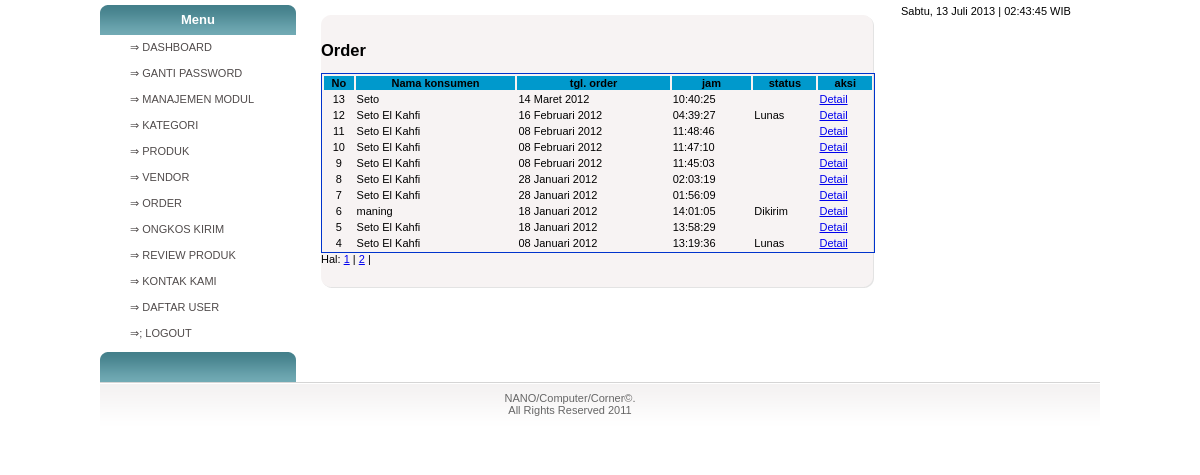
The app's page /admin/media.php?module=order (signed in) with its own data.
### tables this page shows
CREATE TABLE IF NOT EXISTS `modul` (
  `id_modul` int(5) NOT NULL AUTO_INCREMENT,
  `nama_modul` varchar(50) NOT NULL,
  `link` varchar(100) NOT NULL,
  `status` enum('user','admin') NOT NULL,
  `aktif` enum('Y','N') NOT NULL,
  `urutan` int(5) NOT NULL,
  PRIMARY KEY (`id_modul`)
);

CREATE TABLE IF NOT EXISTS `orders` (
  `id_orders` int(5) NOT NULL AUTO_INCREMENT,
  `nama_customer` varchar(50) NOT NULL,
  `alamat_lengkap` varchar(100) NOT NULL,
  `telpon` varchar(50) NOT NULL,
  `email` varchar(50) NOT NULL,
  `status_order` char(50) NOT NULL,
  `jam_order` time NOT NULL,
  `tgl_order` date NOT NULL,
  `id_kota` int(4) NOT NULL,
  PRIMARY KEY (`id_orders`)
);

### config/fungsi_indotgl.php (called while the page is built, shortened)
<?php
	function tgl_indo($tgl){
			$tanggal = substr($tgl,8,2);
			$bulan = getBulan(substr($tgl,5,2));
			$tahun = substr($tgl,0,4);
			return $tanggal.' '.$bulan.' '.$tahun;
	}
	function getBulan($bln){
				switch ($bln){
					case 1:
						return "Januari";
						break;
					case 2:
						return "Februari";
						break;
					case 3:
						return "Maret";
						break;
					case 7:
						return "Juli";
						break;
				}
			}
?>

### admin/modul/mod_order/order.php (the view, shortened to what this page needs)
<?php
switch($_GET['act']){
  default:
    echo "<div class='top_admin_box'><h2>Order</h2></div>
          <table id='list' width=100%>
          <tr><th>No</th><th>Nama konsumen</th><th>tgl. order</th><th>jam</th><th>status</th><th>aksi</th></tr>";
    $p      = new Paging;
    $batas  = 10;
    $posisi = $p->cariPosisi($batas);
    $tampil = mysql_query("SELECT * FROM orders ORDER BY id_orders DESC LIMIT $posisi,$batas");
    while($r=mysql_fetch_array($tampil)){
      $tanggal=tgl_indo($r['tgl_order']);
      echo "<tr><td align=center>$r[id_orders]</td>
                <td>$r[nama_customer]</td>
                <td>$tanggal</td>
                <td>$r[jam_order]</td>
                <td>$r[status_order]</td>
		            <td><a href=?module=order&act=detailorder&id=$r[id_orders]>Detail</a></td></tr>";
    }
    echo "</table>";
    $jmldata = mysql_num_rows(mysql_query("SELECT * FROM orders"));
    $jmlhalaman  = $p->jumlahHalaman($jmldata, $batas);
    $linkHalaman = $p->navHalaman($_GET['halaman'], $jmlhalaman);
    echo "<div id=paging>Hal: $linkHalaman</div><br>";
    break;
}
?>

### admin/menu.php (shortened to what this page needs)
<?php
if ($_SESSION['leveluser']=='admin'){
  $sql=mysql_query("select * from modul where aktif='Y' order by urutan");
}
else{
  $sql=mysql_query("select * from modul where status='user' and aktif='Y' order by urutan");
}
while ($m=mysql_fetch_array($sql)){
  echo "<li class='odd'><a href='$m[link]'>&rArr; $m[nama_modul] </a></li>";
}
?>

### css/style.css (style rules this page uses)
body { padding:0; font-family:Arial, Helvetica, sans-serif; font-size:11px; margin:0px auto auto auto; color:#000; }
ul.left_menu_admin li.odd a { width:166px;height:25px;display:block;background-position:5px 5px;border-bottom:1px #FFFFFF solid; text-decoration:none;color:#504b4b;padding:0 0 0 30px; line-height:25px; }
.top_admin_box { argin:0px; }

### admin/content.php (style rules this page uses)
#list { width:inherit; border: 1px #03C solid; }
#list th { background:#09C; }

### records on screen
modul: nama_modul "GANTI PASSWORD"
modul: nama_modul "MANAJEMEN MODUL"
modul: nama_modul "KATEGORI"
modul: nama_modul "PRODUK"
modul: nama_modul "VENDOR"
modul: nama_modul "ORDER"
modul: nama_modul "ONGKOS KIRIM"
modul: nama_modul "REVIEW PRODUK"
modul: nama_modul "KONTAK KAMI"
modul: nama_modul "DAFTAR USER"
orders: id_orders "13", nama_customer "Seto", tgl_order "14 Maret 2012", jam_order "10:40:25"
orders: id_orders "12", nama_customer "Seto El Kahfi", tgl_order "16 Februari 2012", jam_order "04:39:27", status_order "Lunas"
orders: id_orders "11", nama_customer "Seto El Kahfi", tgl_order "08 Februari 2012", jam_order "11:48:46"
orders: id_orders "10", nama_customer "Seto El Kahfi", tgl_order "08 Februari 2012", jam_order "11:47:10"
orders: id_orders "9", nama_customer "Seto El Kahfi", tgl_order "08 Februari 2012", jam_order "11:45:03"
orders: id_orders "8", nama_customer "Seto El Kahfi", tgl_order "28 Januari 2012", jam_order "02:03:19"
orders: id_orders "7", nama_customer "Seto El Kahfi", tgl_order "28 Januari 2012", jam_order "01:56:09"
orders: id_orders "6", nama_customer "maning", tgl_order "18 Januari 2012", jam_order "14:01:05", status_order "Dikirim"
orders: id_orders "5", nama_customer "Seto El Kahfi", tgl_order "18 Januari 2012", jam_order "13:58:29"
orders: id_orders "4", nama_customer "Seto El Kahfi", tgl_order "08 Januari 2012", jam_order "13:19:36", status_order "Lunas"

### other values on screen
$hari_ini "Sabtu"
